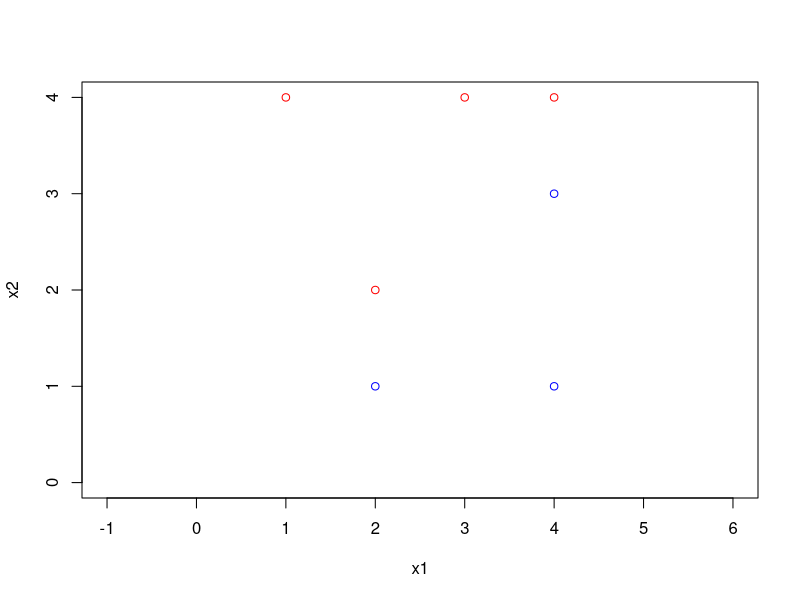
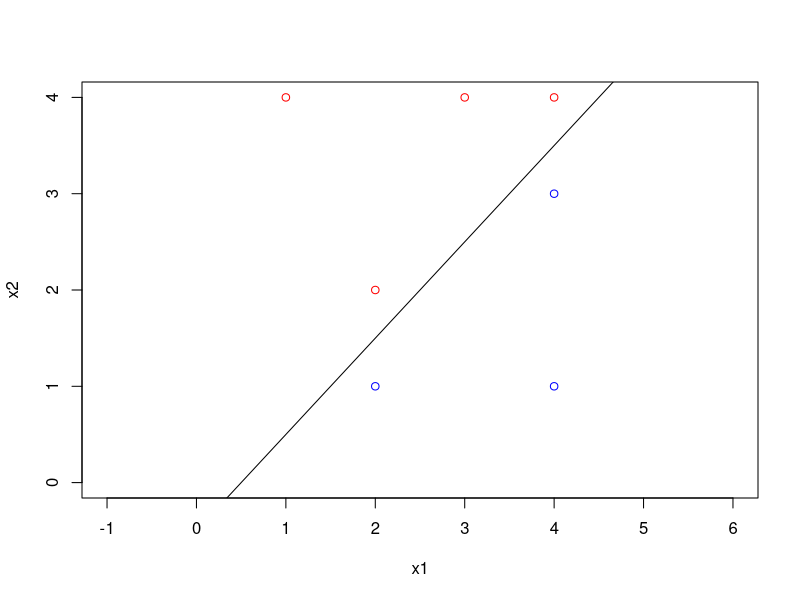
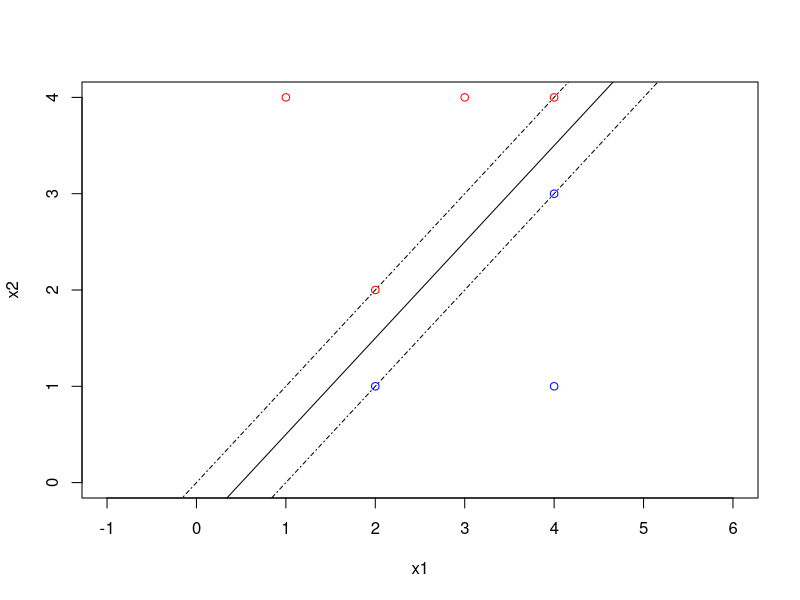
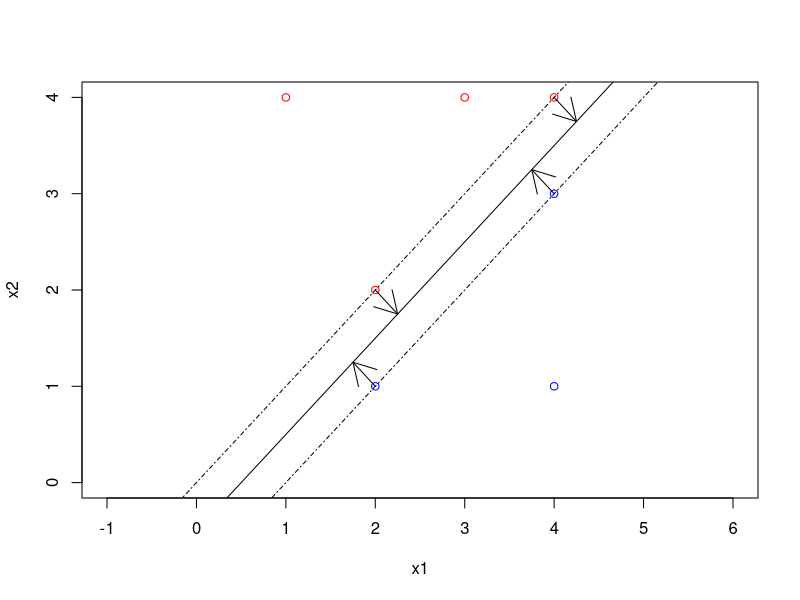
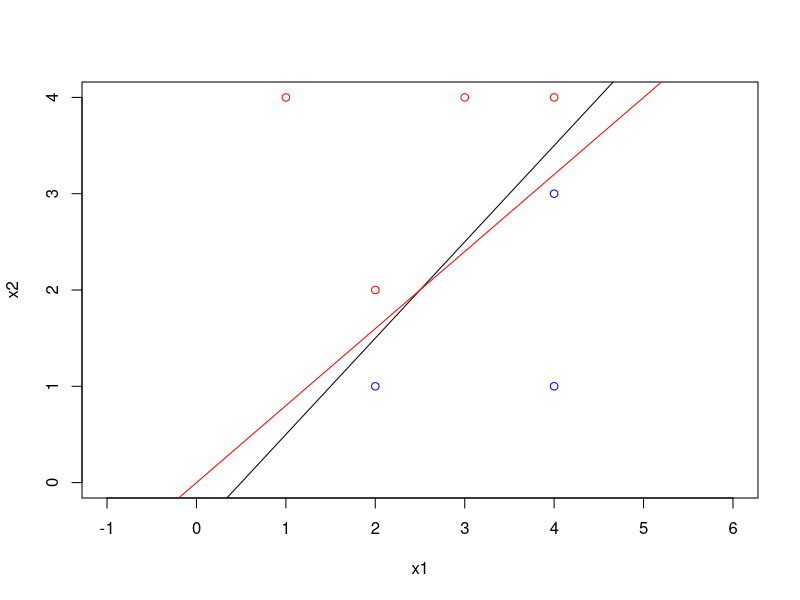
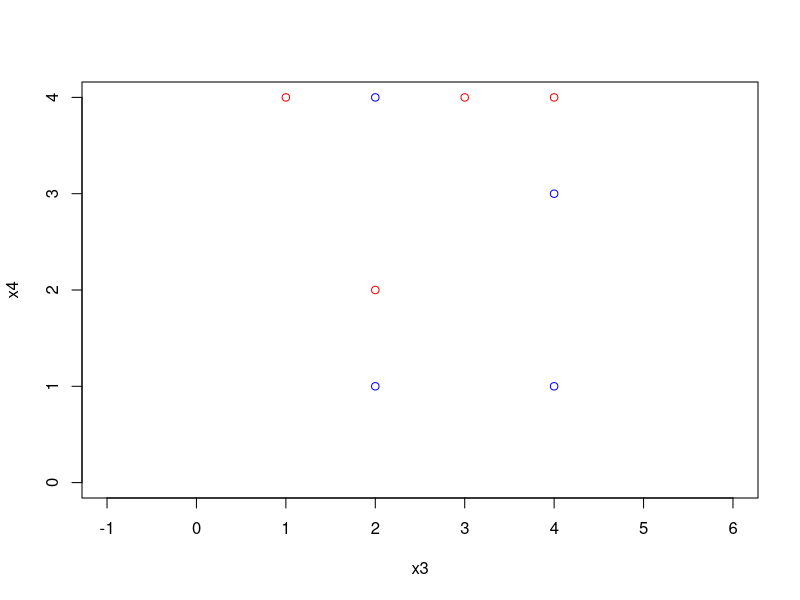

Recreate these plots in R, in order.
## ---- chunk 1
# scatter plot
x1 = c(3, 2, 4, 1, 2, 4, 4)
x2 = c(4, 2, 4, 4, 1, 3, 1)
col = c("red", "red", "red", "red", "blue", "blue", "blue")
plot(x1, x2, col = col, xlim = c(-1, 6), ylim = c(0, 4))
## ---- chunk 2
# optimal separating hyperplane 
# we get the line's form from above
plot(x1, x2, col = col, xlim = c(-1, 6), ylim = c(0, 4))
abline(-0.5, 1) # slope = 1, intercept = -0.5
## ---- chunk 3
# margins
plot(x1, x2, col = col, xlim = c(-1, 6), ylim = c(0, 4))
abline(-0.5, 1)
abline(-1, 1, lty = 4)
abline(0, 1, lty = 4)
## ---- chunk 4
# support vectors
plot(x1, x2, col = col, xlim = c(-1, 6), ylim = c(0, 4))
abline(-0.5, 1)
abline(-1, 1, lty = 4)
abline(0, 1, lty = 4)
arrows(2, 1, 1.75, 1.25)
arrows(2, 2, 2.25, 1.75)
arrows(4, 4, 4.25, 3.75)
arrows(4, 3, 3.75, 3.25)
## ---- chunk 5
# not optimal
plot(x1, x2, col = col, xlim = c(-1, 6), ylim = c(0, 4))
abline(-0.5, 1)
abline(0, 0.8, col="red")
## ---- chunk 6
# new points
x3 = c(3, 2, 4, 1, 2, 4, 4, 2)
x4 = c(4, 2, 4, 4, 1, 3, 1, 4)
col2 = c("red", "red", "red", "red", "blue", "blue", "blue", "blue", "blue", "red", "red", "red", "blue")
plot(x3, x4, col = col2, xlim = c(-1, 6), ylim = c(0, 4))
